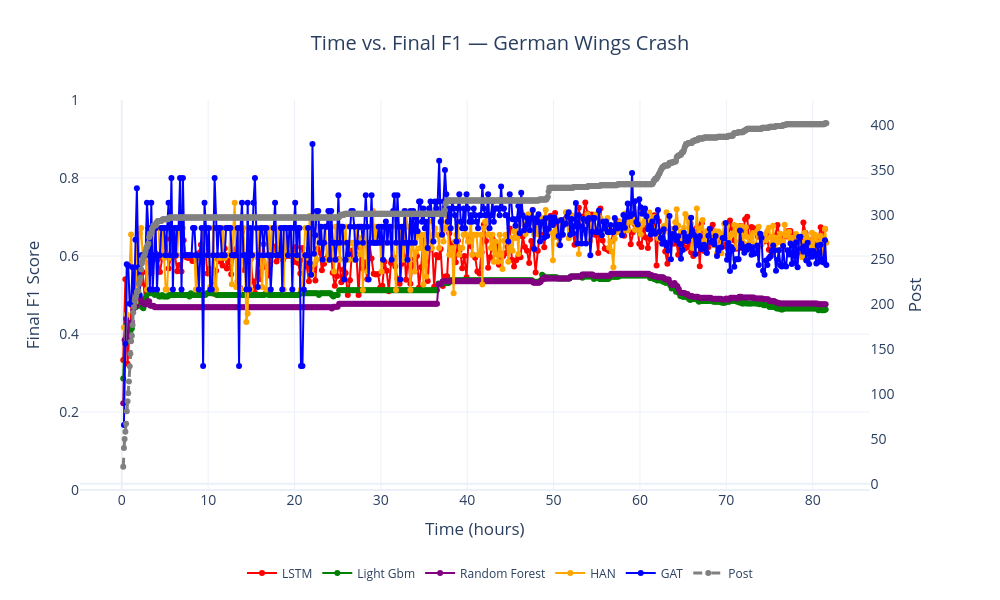

Write notebook code for a chart like this one.
### Code cell
import plotly.graph_objects as go
from plotly.subplots import make_subplots
import pandas as pd

# Filter for the Ottawa Shooting dataset
df_filtered = df_all_tl[df_all_tl['dataset'] == 'germanwings_crash'].copy()

# Ensure x-axis is sorted and numeric (or datetime), convert if necessary
# If time_cut_hours is numeric:
df_filtered['time_cut_hours'] = pd.to_numeric(df_filtered['time_cut_hours'], errors='coerce')
df_filtered = df_filtered.dropna(subset=['time_cut_hours']).sort_values('time_cut_hours')

# Aggregate POST once per time_cut_hours (take first or mean — choose what makes sense)
df_post = (
    df_filtered.groupby('time_cut_hours', as_index=False)
               .agg({'post': 'first'})   # change 'first' to 'mean' if preferred
               .sort_values('time_cut_hours')
)

# Create figure with secondary y-axis
fig = make_subplots(specs=[[{"secondary_y": True}]])

# Plot Final F1 for each model on primary y-axis
models = df_filtered['model'].unique()
colors = ['red', 'green', 'purple', 'orange', 'blue', 'brown']  # extend if needed

for i, model in enumerate(models):
    df_model = df_filtered[df_filtered['model'] == model].sort_values('time_cut_hours')
    fig.add_trace(
        go.Scatter(
            x=df_model['time_cut_hours'],
            y=df_model['metrics.final_f1'],
            mode='lines+markers',
            name=str(model),
            line=dict(color=colors[i % len(colors)])
        ),
        secondary_y=False,
    )

# Add single POST line on secondary y-axis (right)
fig.add_trace(
    go.Scatter(
        x=df_post['time_cut_hours'],
        y=df_post['post'],
        mode='lines+markers',
        name='Post',
        line=dict(color='gray', width=3, dash='dash'),
        marker=dict(symbol='circle')
    ),
    secondary_y=True,
)

# Layout & axes
fig.update_layout(
    title="Time vs. Final F1 — German Wings Crash",
    title_x=0.5,
    template='plotly_white',
    width=1000,
    height=600,
    font=dict(size=14),
    legend=dict(orientation="h", yanchor="bottom", y=-0.25, xanchor="center", x=0.5, font=dict(size=12))
)

fig.update_xaxes(title_text="Time (hours)")
fig.update_yaxes(title_text="Final F1 Score", range=[0, 1], secondary_y=False)
fig.update_yaxes(title_text="Post", secondary_y=True, showgrid=False)

fig.show()

### Figure 1 — Plotly figure (JSON) as saved in the notebook; plotly's stock layout.template omitted (floating-point values rounded to 4 significant figures; data arrays with more than 128 entries replaced by an {"elided": "..."} marker saying what was removed)
{"data": [{"line": {"color": "red"}, "mode": "lines+markers", "name": "LSTM", "type": "scatter", "x": {"elided": "326 float values"}, "xaxis": "x", "y": {"elided": "326 float values"}, "yaxis": "y"}, {"line": {"color": "green"}, "mode": "lines+markers", "name": "Light Gbm", "type": "scatter", "x": {"elided": "489 float values"}, "xaxis": "x", "y": {"elided": "489 float values"}, "yaxis": "y"}, {"line": {"color": "purple"}, "mode": "lines+markers", "name": "Random Forest", "type": "scatter", "x": {"elided": "489 float values"}, "xaxis": "x", "y": {"elided": "489 float values"}, "yaxis": "y"}, {"line": {"color": "orange"}, "mode": "lines+markers", "name": "HAN", "type": "scatter", "x": {"elided": "489 float values"}, "xaxis": "x", "y": {"elided": "489 float values"}, "yaxis": "y"}, {"line": {"color": "blue"}, "mode": "lines+markers", "name": "GAT", "type": "scatter", "x": {"elided": "489 float values"}, "xaxis": "x", "y": {"elided": "489 float values"}, "yaxis": "y"}, {"line": {"color": "gray", "dash": "dash", "width": 3}, "marker": {"symbol": "circle"}, "mode": "lines+markers", "name": "Post", "type": "scatter", "x": {"elided": "978 float values"}, "xaxis": "x", "y": {"elided": "978 int values"}, "yaxis": "y2"}], "layout": {"font": {"size": 14}, "height": 600, "legend": {"font": {"size": 12}, "orientation": "h", "x": 0.5, "xanchor": "center", "y": -0.25, "yanchor": "bottom"}, "title": {"text": "Time vs. Final F1 — German Wings Crash", "x": 0.5}, "width": 1000, "xaxis": {"anchor": "y", "autorange": true, "domain": [0, 0.94], "range": [-4.835, 86.59], "title": {"text": "Time (hours)"}, "type": "linear"}, "yaxis": {"anchor": "x", "domain": [0, 1], "range": [0, 1], "title": {"text": "Final F1 Score"}, "type": "linear"}, "yaxis2": {"anchor": "x", "autorange": true, "overlaying": "y", "range": [-6.924, 427.9], "showgrid": false, "side": "right", "title": {"text": "Post"}, "type": "linear"}}}
